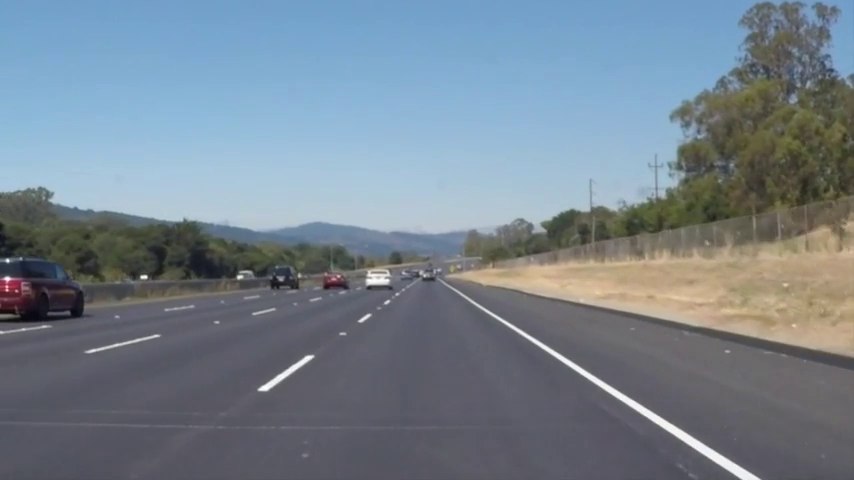
#> input picture frame 21 of solidWhiteRight.mp4, 854 x 480 px
$ python line_recognition.py
#> lines starting #> are read from the running program, lines starting #| are printed output that depends on the picture; after the words box and inside, x2 and y2 are one past the last pixel; in counts of white or black regions, pixels touching at a corner belong together
# -*- coding: cp949 -*-
# -*- coding: utf-8 -*-
import cv2  # import OpenCV
import numpy as np # import Numpy


def grayscale(img):  # Canny Edge Detection 적용을 위해 흑백이미지로 변환
    return cv2.cvtColor(img, cv2.COLOR_RGB2GRAY)


def canny(img, low_threshold, high_threshold):  # Canny Edge Detection
    return cv2.Canny(img, low_threshold, high_threshold)


def gaussian_blur(img, kernel_size):  # Gaussian Filter
    return cv2.GaussianBlur(img, (kernel_size, kernel_size), 0)


def region_of_interest(img, vertices, color3=(255, 255, 255), color1=255):  # ROI 셋팅

    mask = np.zeros_like(img)  # mask = img와 같은 크기의 빈 이미지

    # ROI 부분을 mask에서 흰색으로 채워주기 위해서 나눠줌
    if len(img.shape) > 2:  # Color 이미지(3채널)라면 :
        color = color3
    else:  # 흑백 이미지(1채널)라면 :
        color = color1

    # vertices에 정한 점들로 이뤄진 다각형부분(ROI 설정부분)을 color로 채움
    cv2.fillPoly(mask, vertices, color)

    # 이미지와 color로 채워진 ROI를 합침
    ROI_image = cv2.bitwise_and(img, mask)
    # cv2.imshow("mask", mask)
    # cv2.imshow("ROI", ROI_image)
    return ROI_image


def draw_lines(img, lines, color=[255, 0, 0], thickness=2):  # Draw Line
    for line in lines:
        for x1, y1, x2, y2 in line:
            cv2.line(img, (x1, y1), (x2, y2), color, thickness)

# 모르겠음
def hough_lines(img, rho, theta, threshold, min_line_len, max_line_gap):  # Hough Transformation
    lines = cv2.HoughLinesP(img, rho, theta, threshold, np.array([]), minLineLength=min_line_len,
                            maxLineGap=max_line_gap)
    line_img = np.zeros((img.shape[0], img.shape[1], 3), dtype=np.uint8)
    draw_lines(line_img, lines)

    return line_img


def weighted_img(img, initial_img, α=1, β=1., λ=0.):  # 두 이미지 operlap 하기
    return cv2.addWeighted(initial_img, α, img, β, λ)

if __name__ == "__main__":
    cap = cv2.VideoCapture('solidWhiteRight.mp4')  # 동영상 불러오기

    while (cap.isOpened()):
        ret, image = cap.read()
#> image is the input picture: shape (480, 854, 3); mean B, G, R 142.2, 130.8, 117.8

        height, width = image.shape[:2]  # 이미지 높이, 너비
#> height = 480; width = 854

        gray_img = grayscale(image)  # 흑백이미지로 변환
#> in grayscale, `return cv2.cvtColor(img, cv2.COLOR_RGB2GRAY)`:
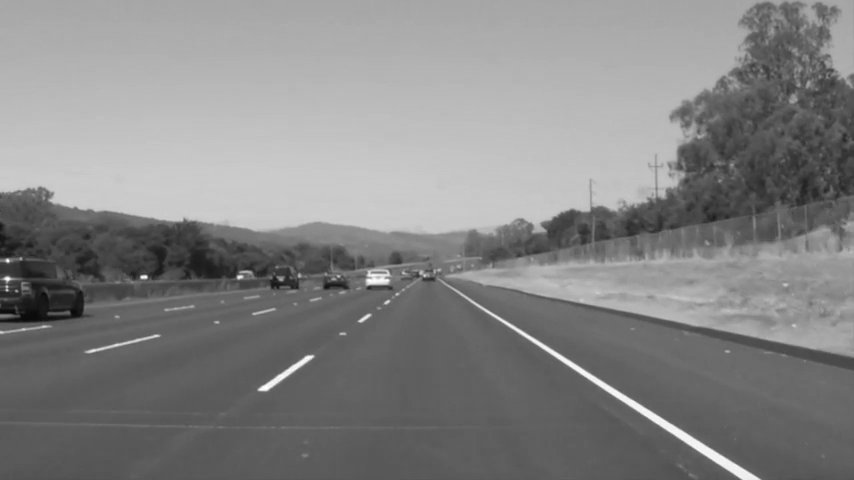
#> returned value: shape (480, 854); min 8, max 255, mean 132.7

        blur_img = gaussian_blur(gray_img, 3)  # Blur 효과

        canny_img = canny(blur_img, 70, 210)  # Canny edge 알고리즘
#> in canny, `return cv2.Canny(img, low_threshold, high_threshold)`:
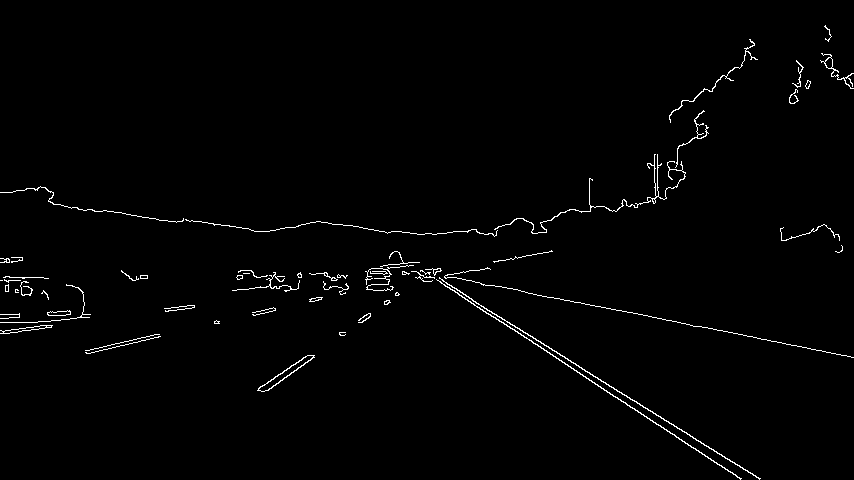
#> returned value: shape (480, 854); 1.3% white in thin lines or dots

        vertices = np.array(
            [[(50, height), (width / 2 - 45, height / 2 + 60), (width / 2 + 45, height / 2 + 60), (width - 50, height)]],
            dtype=np.int32)
        ROI_img = region_of_interest(canny_img, vertices)  # ROI 설정
#> in region_of_interest, `cv2.fillPoly(mask, vertices, color)`:
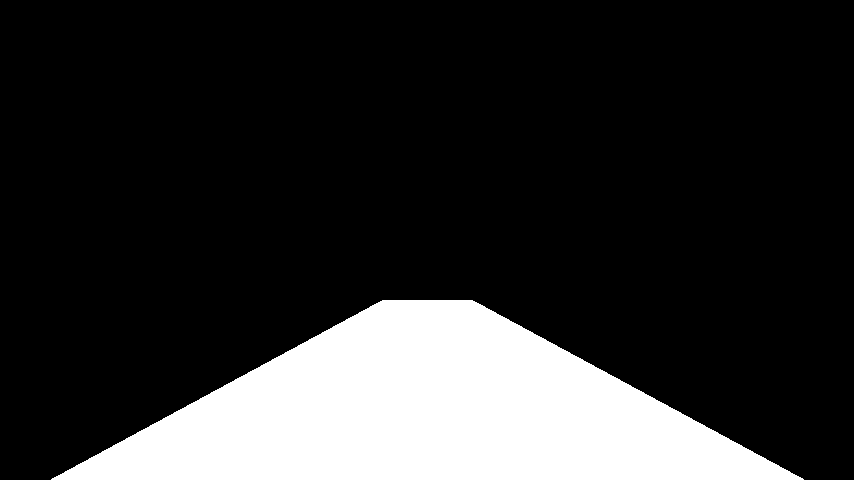
#> mask: shape (480, 854); 18.6% white; 1 white region, box (x1, y1, x2, y2) and area: (51, 300, 804, 480) 76112
#> in region_of_interest, `ROI_image = cv2.bitwise_and(img, mask)`:
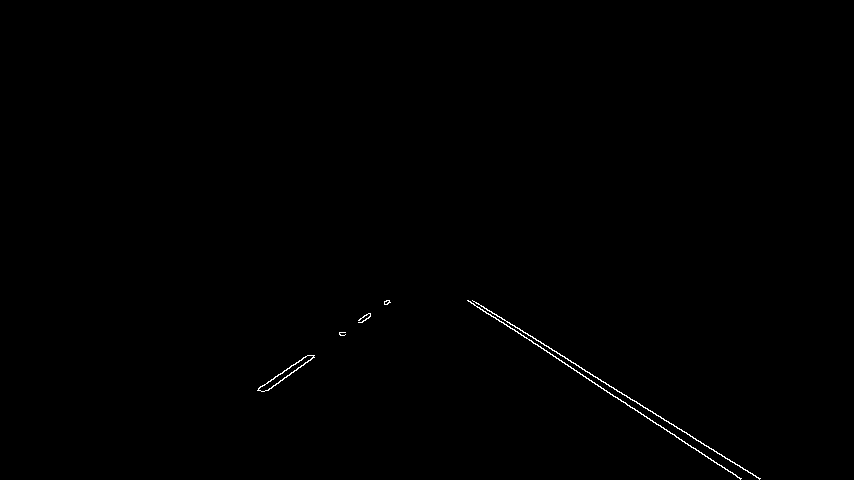
#> ROI_image: shape (480, 854); 0.29% white in thin lines or dots, all inside (x1, y1, x2, y2) = (257, 300, 761, 480)

        hough_img = hough_lines(ROI_img, 1, 1 * np.pi / 180, 30, 10, 20)  # 허프 변환
#> in hough_lines, `lines = cv2.HoughLinesP(img, rho, theta, threshold, np.array([]), minL..`: lines = [[474, 301, 759, 479], [467, 300, 741, 478], [533, 343, 740, 478], [267, 390, 313, 357], [258, 388, 308, 355], [501, 317, 760, 478], [268, 390, 314, 357], [495, 317, 558, 358]]
#> the loop in draw_lines, `for line in lines:` made 8 passes

        result = weighted_img(hough_img, image)  # 원본 이미지에 검출된 선 overlap
        cv2.imshow('result', result)  # 결과 이미지 출력
        if cv2.waitKey(1) & 0xFF == ord('q'):
#> (key q is pressed here)
            break

    # Release
    cap.release()
    cv2.destroyAllWindows()

$ run again, starting later in the video
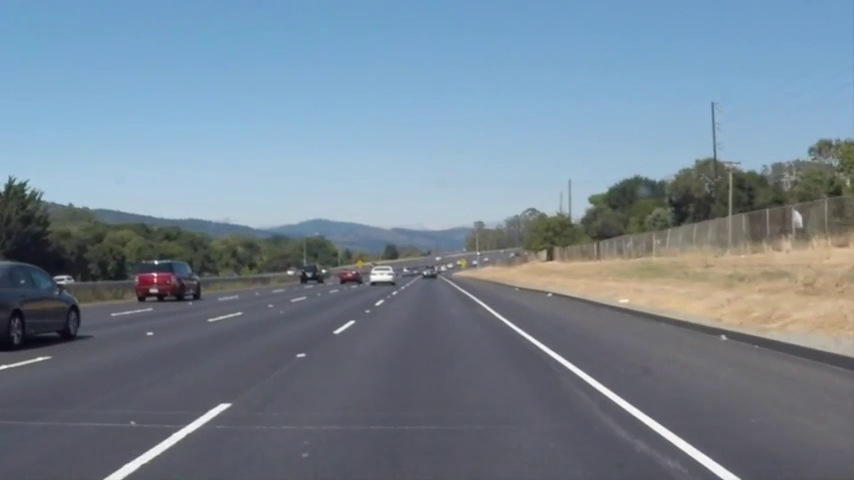
#> input picture frame 96 of solidWhiteRight.mp4, 854 x 480 px
#> image is the input picture: shape (480, 854, 3); mean B, G, R 147.2, 132.7, 117
#> in canny, `return cv2.Canny(img, low_threshold, high_threshold)`:
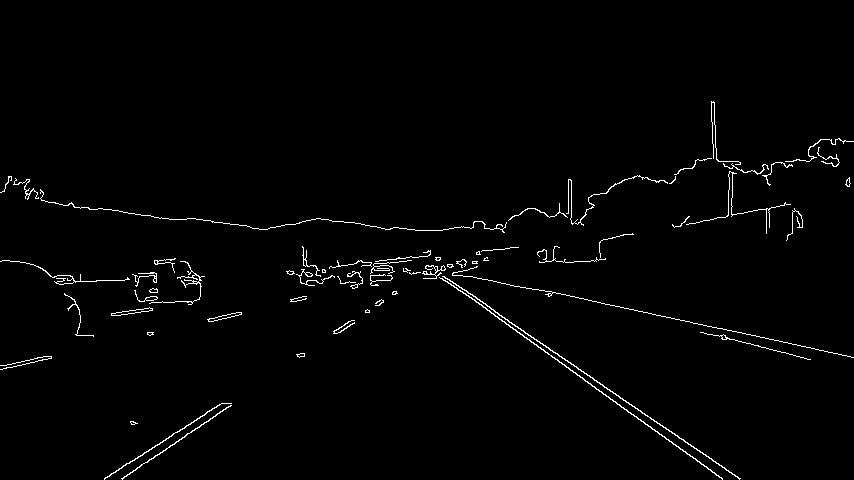
#> returned value: shape (480, 854); 1.5% white in thin lines or dots, all inside (x1, y1, x2, y2) = (0, 101, 854, 480)
#> mask: shape (480, 854); 18.6% white; 1 white region, box (x1, y1, x2, y2) and area: (51, 300, 804, 480) 76112
#> in region_of_interest, `ROI_image = cv2.bitwise_and(img, mask)`:
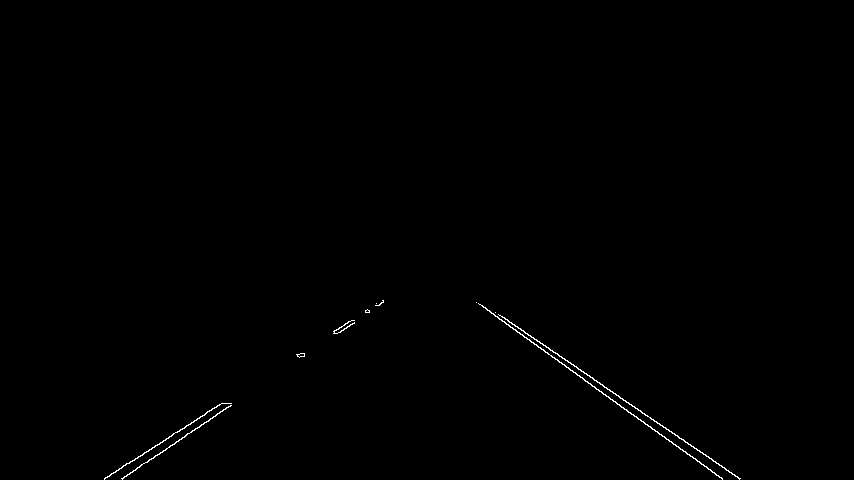
#> ROI_image: shape (480, 854); 0.32% white in thin lines or dots, all inside (x1, y1, x2, y2) = (104, 300, 741, 480)
#> lines = [[478, 303, 687, 454], [495, 312, 640, 410], [509, 322, 740, 478], [104, 478, 193, 422], [135, 470, 231, 403], [615, 401, 722, 478], [166, 438, 222, 403], [165, 450, 230, 405], [333, 331, 348, 321], [122, 478, 187, 433], [522, 334, 722, 479], [111, 473, 223, 403]]
#> the loop in draw_lines, `for line in lines:` made 12 passes

$ run again, starting later in the video
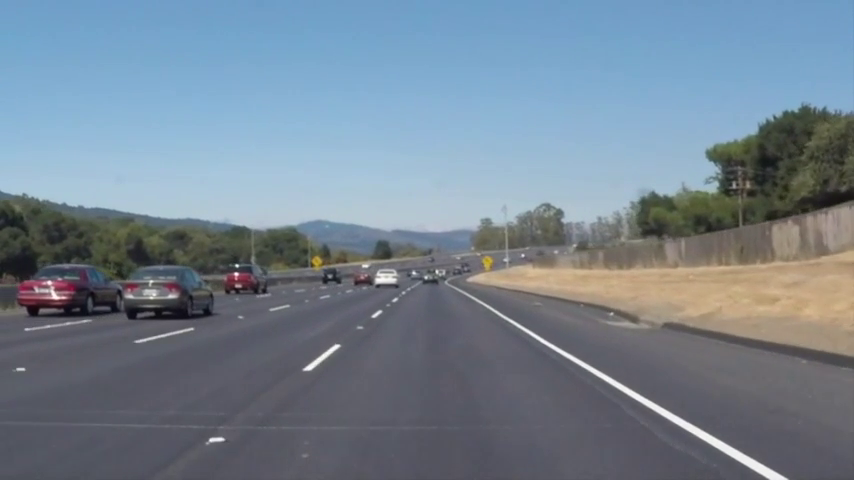
#> input picture frame 171 of solidWhiteRight.mp4, 854 x 480 px
#> image is the input picture: shape (480, 854, 3); mean B, G, R 145.5, 131.7, 116.8
#> in canny, `return cv2.Canny(img, low_threshold, high_threshold)`:
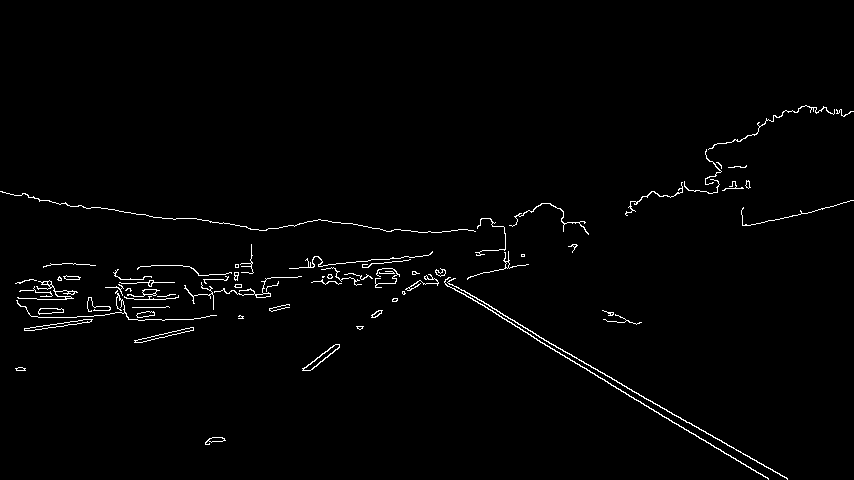
#> returned value: shape (480, 854); 1.4% white in thin lines or dots, all inside (x1, y1, x2, y2) = (0, 105, 854, 480)
#> mask: shape (480, 854); 18.6% white; 1 white region, box (x1, y1, x2, y2) and area: (51, 300, 804, 480) 76112
#> in region_of_interest, `ROI_image = cv2.bitwise_and(img, mask)`:
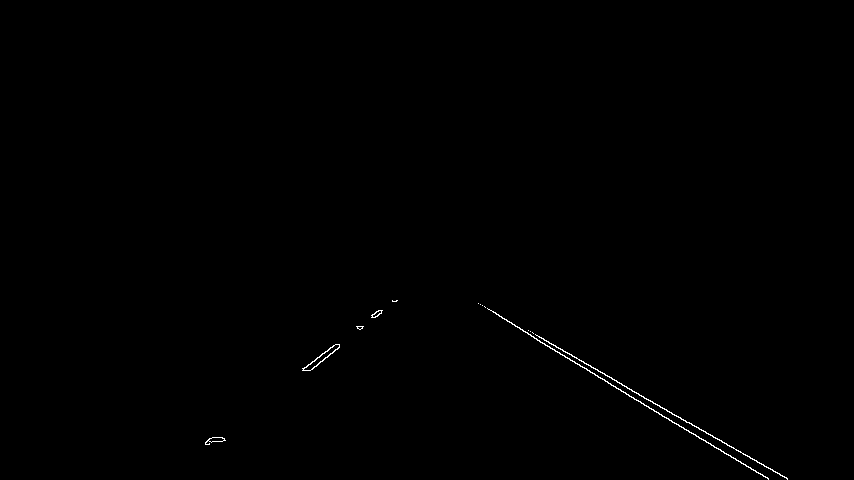
#> ROI_image: shape (480, 854); 0.26% white in thin lines or dots, all inside (x1, y1, x2, y2) = (205, 300, 788, 480)
#> lines = [[534, 338, 768, 479], [532, 332, 787, 479], [499, 316, 768, 478], [528, 330, 764, 466], [357, 327, 392, 300], [303, 368, 397, 300], [309, 370, 339, 347], [480, 304, 530, 334], [304, 367, 335, 344]]
#> the loop in draw_lines, `for line in lines:` made 9 passes
